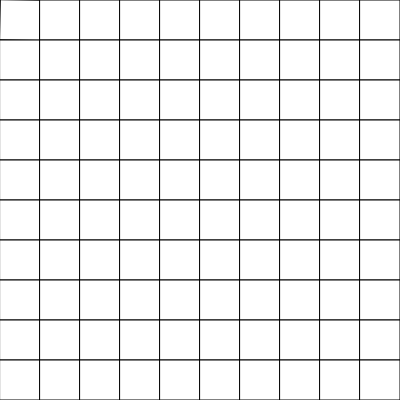
Frame 1 (no input)
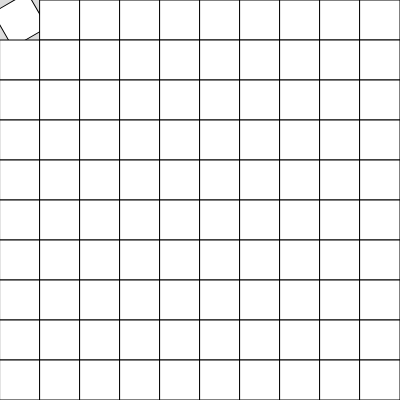
Frame 60 (no input)
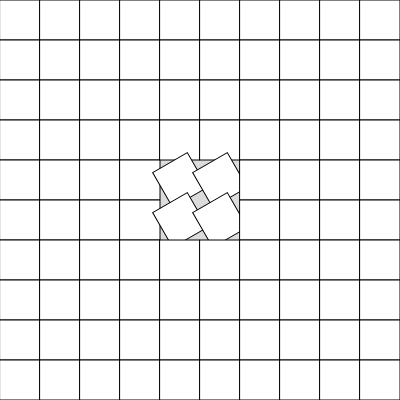
Frame 120 (the mouse pressed at the canvas centre since frame 60)

The p5.js sketch that drew these frames (run headless with seeded random() and noise() and a simulated clock; from frame 60 on, the mouse is pressed at the canvas centre):

// p5.js sketch
// ── sketch.js
let bricks = [];
let cols;
let rows;
let size = 40;

// let wpHeight = window.innerHeight;
// let wpWidth = window.innerWidth;

function setup() {
  // createCanvas(wpHeight, wpWidth);
  createCanvas(400, 400);
  rectMode(CENTER);
  angleMode(DEGREES);

  cols = width/size;
  rows = height/size;

  for (let i=0 ; i<10 ; i++) {
    bricks[i] = [];
    for (let j=0 ; j<10 ; j++) {
      bricks[i][j] = new Brick(size/2 + i*size, size/2 + j*size);
    }
  }


}

function draw() {
  background(220);
  for (let i=0 ; i<10 ; i++) {
    for (let j=0 ; j<10 ; j++) {
      bricks[i][j].display(30)
    }
  }
}

// ── brick.js
class Brick {
    constructor(x, y) {
        this.x = x;
        this.y = y;
        this.angle = 0;
    }
    display(d) {
        
        push();
        translate(this.x, this.y);
        this.move(d);
        rotate(this.angle);
        rect(0, 0, size, size);
        pop();
    }
    move(d) {
        let distance = dist(mouseX, mouseY, this.x, this.y);
        if (distance <= d) {
            this.angle += 1;
        } else {
            if (this.angle > 0 && this.angle <= 50) {
                this.angle += 1;
            } else if (this.angle > 50) {
                this.angle = 0;
            }
        }
    }
}
